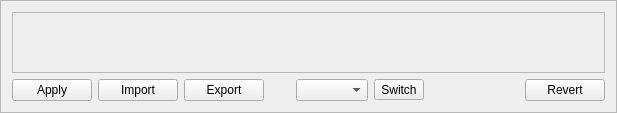
<?xml version="1.0" encoding="UTF-8"?>
<ui version="4.0">
 <class>LayoutEditor</class>
 <widget class="QFrame" name="LayoutEditor">
  <property name="geometry">
   <rect>
    <x>0</x>
    <y>0</y>
    <width>617</width>
    <height>113</height>
   </rect>
  </property>
  <property name="windowTitle">
   <string>Layout editor</string>
  </property>
  <property name="frameShape">
   <enum>QFrame::StyledPanel</enum>
  </property>
  <property name="frameShadow">
   <enum>QFrame::Raised</enum>
  </property>
  <layout class="QGridLayout" name="gridLayout_2">
   <item row="1" column="6">
    <spacer name="horizontalSpacer">
     <property name="orientation">
      <enum>Qt::Horizontal</enum>
     </property>
     <property name="sizeHint" stdset="0">
      <size>
       <width>40</width>
       <height>20</height>
      </size>
     </property>
    </spacer>
   </item>
   <item row="1" column="7">
    <widget class="QPushButton" name="revertButton">
     <property name="text">
      <string>Revert</string>
     </property>
    </widget>
   </item>
   <item row="1" column="0">
    <widget class="QPushButton" name="applyButton">
     <property name="text">
      <string>Apply</string>
     </property>
    </widget>
   </item>
   <item row="1" column="1">
    <widget class="QPushButton" name="importButton">
     <property name="text">
      <string>Import</string>
     </property>
    </widget>
   </item>
   <item row="1" column="2">
    <widget class="QPushButton" name="exportButton">
     <property name="text">
      <string>Export</string>
     </property>
    </widget>
   </item>
   <item row="1" column="4">
    <widget class="QComboBox" name="layerCombo"/>
   </item>
   <item row="0" column="0" colspan="8">
    <widget class="QFrame" name="Dashboard">
     <property name="frameShape">
      <enum>QFrame::StyledPanel</enum>
     </property>
     <property name="frameShadow">
      <enum>QFrame::Raised</enum>
     </property>
    </widget>
   </item>
   <item row="1" column="3">
    <spacer name="horizontalSpacer_2">
     <property name="orientation">
      <enum>Qt::Horizontal</enum>
     </property>
     <property name="sizeType">
      <enum>QSizePolicy::Fixed</enum>
     </property>
     <property name="sizeHint" stdset="0">
      <size>
       <width>20</width>
       <height>20</height>
      </size>
     </property>
    </spacer>
   </item>
   <item row="1" column="5">
    <widget class="QToolButton" name="switchButton">
     <property name="text">
      <string>Switch</string>
     </property>
    </widget>
   </item>
  </layout>
 </widget>
 <resources/>
 <connections/>
</ui>
